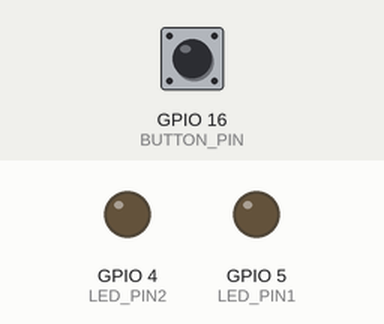
Simulated run of this sketch. Board: ESP8266 (NodeMCU). On the bench: output pins drawn as LEDs (lit = HIGH). The test bench sets the inputs (shaded band); at power-on: GPIO 16 (BUTTON_PIN) HIGH. WiFi joins after 1.5 s; servers stay silent unless stated; what the sketch prints to the serial monitor is not drawn.

Above: at 2.7 s.
2.8 s: GPIO 16 (BUTTON_PIN) pulled LOW for 0.15 s
At 3.5 s:
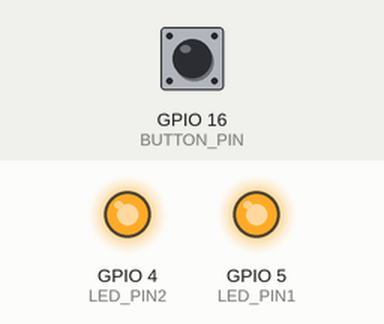
4.4 s: GPIO 16 (BUTTON_PIN) pulled LOW for 1 s
At 5.8 s:
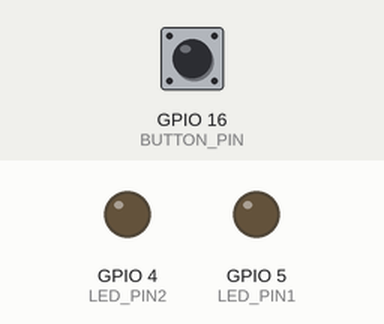
6.9 s: GPIO 16 (BUTTON_PIN) pulled LOW for 3.2 s
At 7.8 s:
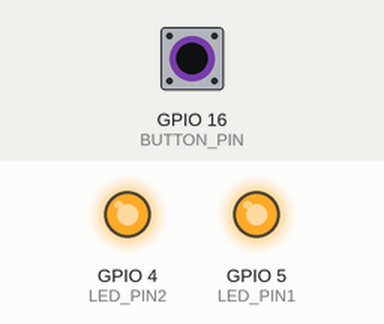
Timing chart, 0 to 9.9 s (numbered marks = the images above; inputs shaded):
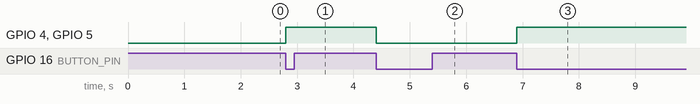

Measured:
- after the input at 2.8 s, GPIO 4 (LED_PIN2), GPIO 5 (LED_PIN1): LOW → HIGH at once
- after the input at 4.4 s, GPIO 4 (LED_PIN2), GPIO 5 (LED_PIN1): HIGH → LOW at once
- after the input at 6.9 s, GPIO 4 (LED_PIN2), GPIO 5 (LED_PIN1): LOW → HIGH at once

The sketch:

rele_botao.ino
```cpp
#include <ESP8266WiFi.h>
#include <Espalexa.h>

#define LED_PIN1 5
#define LED_PIN2 4
#define BUTTON_PIN 16

byte lastButtonState = HIGH;
byte ledState = LOW;
unsigned long debounceDuration = 50;
unsigned long lastTimeButtonStateChanged = 0;
const char* ssid = "xxxxx";
const char* password = "xxxx";
String Device_1_Name = "Luz Quarto";
boolean wifiConnected = false;

void firstSwitchChanged(uint8_t brightness);

Espalexa espalexa;

EspalexaDevice* d;

void firstSwitchChanged(uint8_t brightness){

byte buttonState = digitalRead(BUTTON_PIN);
lastButtonState = buttonState;

  if (brightness == 255){
      ledState = LOW;
      digitalWrite(LED_PIN1, LOW );
      digitalWrite(LED_PIN2, LOW );
    }else{
      ledState = HIGH;
      digitalWrite(LED_PIN1, HIGH);
      digitalWrite(LED_PIN2, HIGH);
  }
}

boolean connectWifi(){

  boolean state = true;
  int i = 0;

  WiFi.mode(WIFI_STA);
  WiFi.begin(ssid, password);
  Serial.println("");
  Serial.println("Conectando WiFi");
  Serial.print("Conectando...");
  while (WiFi.status() != WL_CONNECTED) {
    delay(500);
    Serial.print(".");
    if (i > 20) {
      state = false; break;
    }
    i++;
  }-

  Serial.println("");
  if (state) {
    Serial.print("Conectado a ");
    Serial.println(ssid);
    Serial.print("IP address: ");
    Serial.println(WiFi.localIP());
    Serial.print("ESP MAC Address:  ");
    Serial.println(WiFi.macAddress());
    WiFi.persistent(true);
    WiFi.setAutoReconnect(true);
  }
  else {
    Serial.println("Conexao falhou!");
  }
  return state;
}

void addDevices(){
  d = new EspalexaDevice(Device_1_Name, firstSwitchChanged);
  espalexa.addDevice(d);
  espalexa.begin();
}

void setup() {
  Serial.begin(115200);
  pinMode(LED_PIN1, OUTPUT);
  pinMode(LED_PIN2, OUTPUT);
  pinMode(BUTTON_PIN, INPUT);

    wifiConnected = connectWifi();

  if (wifiConnected){
    addDevices();
  }
  else{
    Serial.println("Não é possível conectar ao WiFi!");
    delay(1000);
  }
}

void loop() {

  if(wifiConnected){
      espalexa.loop();
    }

  if (millis() - lastTimeButtonStateChanged > debounceDuration) {
    byte buttonState = digitalRead(BUTTON_PIN);

    if (buttonState != lastButtonState) {
      lastTimeButtonStateChanged = millis();
      lastButtonState = buttonState;
      if (buttonState == LOW) {
        ledState = (ledState == HIGH) ? LOW: HIGH;
        digitalWrite(LED_PIN1, ledState);
        digitalWrite(LED_PIN2, ledState);

        if(ledState == HIGH){
            if(wifiConnected){
                d->setValue(0);
              }

          }else{
            if(wifiConnected){
                d->setValue(255);
              }
          }
      }
    }
  }
}
```
